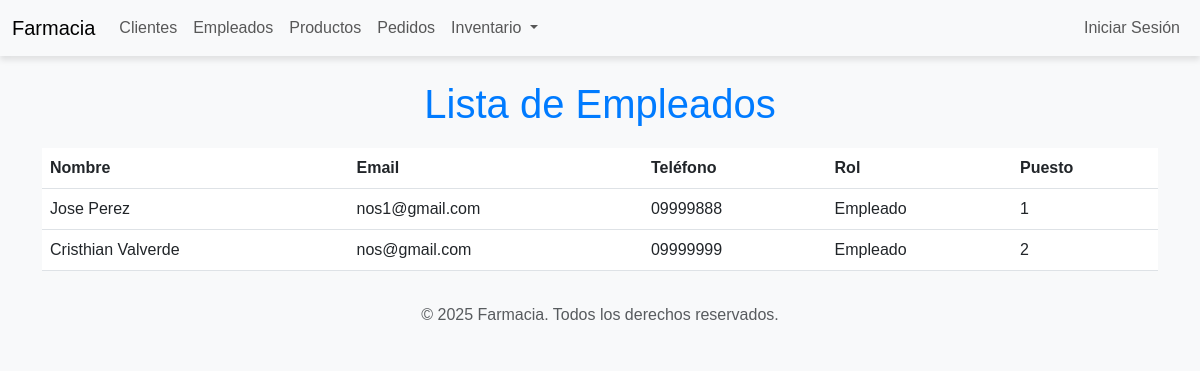
/empleados/, run on the app's committed database.
### usuarios/models.py (models this page shows, shortened)
class Empleado(models.Model):
    usuario = models.OneToOneField(
        get_user_model(),
        on_delete=models.CASCADE
    )
    puesto = models.CharField(max_length=50)

class Usuario(AbstractUser):
    cedula = models.CharField(max_length=20, unique=True, blank=True, null=True)
    telefono = models.CharField(max_length=15, blank=True, null=True)
    direccion = models.CharField(max_length=255, blank=True, null=True)
    ROLES = [
        ('ADMIN', 'Administrador'),
        ('EMPLEADO', 'Empleado'),
        ('CLIENTE', 'Cliente'),
    ]
    rol = models.CharField(max_length=10, choices=ROLES, default='CLIENTE')

### usuarios/views.py (the view)
# urls.py: path('empleados/', usuarios_views.lista_empleados, name='lista_empleados'),
def lista_empleados(request):
    empleados = Empleado.objects.select_related('usuario').all()
    return render(request, 'usuarios/lista_empleados.html', {'empleados': empleados})

### templates/usuarios/lista_empleados.html (shortened to what this page needs)
{% extends 'base.html' %}
{% block content %}
<h1>Lista de Empleados</h1>
<table class="table">
    <thead>
        <tr>
            <th>Nombre</th>
            <th>Email</th>
            <th>Teléfono</th>
            <th>Rol</th>
            <th>Puesto</th>
        </tr>
    </thead>
    <tbody>
        {% for empleado in empleados %}
        <tr>
            <td>{{ empleado.usuario.first_name }} {{ empleado.usuario.last_name }}</td>
            <td>{{ empleado.usuario.email }}</td>
            <td>{{ empleado.usuario.telefono }}</td>
            <td>{{ empleado.usuario.get_rol_display }}</td>
            <td>{{ empleado.puesto }}</td>
        </tr>
        {% endfor %}
    </tbody>
</table>
{% endblock %}

### static/css/styles.css (style rules this page uses)
body { font-family: 'Arial', sans-serif; background-color: #f8f9fa; color: #333; }
h1 { color: #007bff; text-align: center; margin-bottom: 20px; }

### data on the page
Empleado: usuario.first_name "Jose", usuario.last_name "Perez", usuario.email "nos1@gmail.com", usuario.telefono "09999888", usuario.rol "Empleado", puesto "1"
Empleado: usuario.first_name "Cristhian", usuario.last_name "Valverde", usuario.email "nos@gmail.com", usuario.telefono "09999999", usuario.rol "Empleado", puesto "2"
